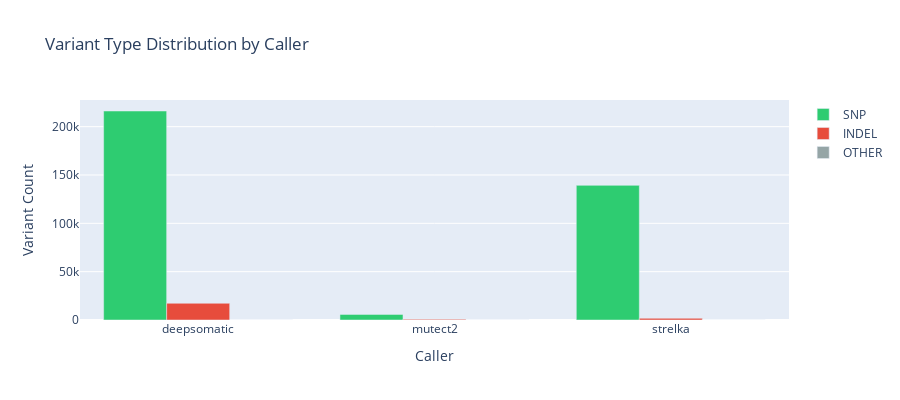
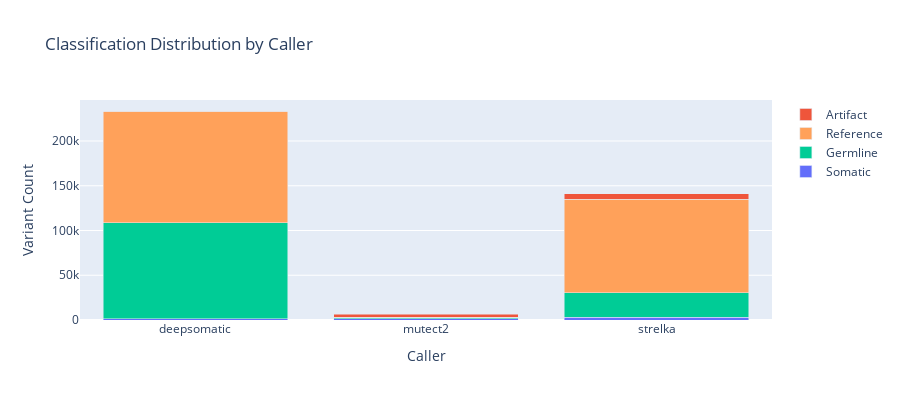

The cell these charts' notebook holds for them, in order:
### Code cell
# Visualize per-caller statistics
if per_caller_stats_df is not None and not per_caller_stats_df.empty:
    variant_calling_df = per_caller_stats_df[
        per_caller_stats_df["Stage"] == "variant_calling"
    ].copy()

    if not variant_calling_df.empty:
        # Create variant type distribution plot
        fig_variant_types = go.Figure()

        tools = variant_calling_df["Tool"].unique()

        for var_type, color in [
            ("SNP", "#2ecc71"),
            ("INDEL", "#e74c3c"),
            ("OTHER", "#95a5a6"),
        ]:
            if var_type in variant_calling_df.columns:
                fig_variant_types.add_trace(
                    go.Bar(
                        name=var_type,
                        x=variant_calling_df["Tool"],
                        y=variant_calling_df[var_type],
                        marker_color=color,
                    )
                )

        fig_variant_types.update_layout(
            title="Variant Type Distribution by Caller",
            xaxis_title="Caller",
            yaxis_title="Variant Count",
            barmode="group",
            height=400,
        )
        fig_variant_types.show()

        # Create classification distribution plot
        fig_classification = go.Figure()

        for category in ["Somatic", "Germline", "Reference", "Artifact"]:
            if category in variant_calling_df.columns:
                color = CATEGORY_COLORS.get(category, "#7f8c8d")
                fig_classification.add_trace(
                    go.Bar(
                        name=category,
                        x=variant_calling_df["Tool"],
                        y=variant_calling_df[category],
                        marker_color=color,
                    )
                )

        fig_classification.update_layout(
            title="Classification Distribution by Caller",
            xaxis_title="Caller",
            yaxis_title="Variant Count",
            barmode="stack",
            height=400,
        )
        fig_classification.show()
else:
    print("⚠️  No data available for visualization.")

### Figure 1 — Plotly figure (JSON) as saved in the notebook; plotly's stock layout.template omitted (floating-point values rounded to 4 significant figures)
{"data": [{"marker": {"color": "#2ecc71"}, "name": "SNP", "type": "bar", "x": ["deepsomatic", "mutect2", "strelka"], "y": [216205, 5798, 139286]}, {"marker": {"color": "#e74c3c"}, "name": "INDEL", "type": "bar", "x": ["deepsomatic", "mutect2", "strelka"], "y": [17301, 701, 1752]}, {"marker": {"color": "#95a5a6"}, "name": "OTHER", "type": "bar", "x": ["deepsomatic", "mutect2", "strelka"], "y": [8, 15, 0]}], "layout": {"barmode": "group", "height": 400, "title": {"text": "Variant Type Distribution by Caller"}, "xaxis": {"title": {"text": "Caller"}}, "yaxis": {"title": {"text": "Variant Count"}}}}

### Figure 2 — Plotly figure (JSON) as saved in the notebook; plotly's stock layout.template omitted (floating-point values rounded to 4 significant figures)
{"data": [{"marker": {"color": "#636EFA"}, "name": "Somatic", "type": "bar", "x": ["deepsomatic", "mutect2", "strelka"], "y": [1656, 1617, 3151]}, {"marker": {"color": "#00CC96"}, "name": "Germline", "type": "bar", "x": ["deepsomatic", "mutect2", "strelka"], "y": [107178, 1097, 27344]}, {"marker": {"color": "#FFA15A"}, "name": "Reference", "type": "bar", "x": ["deepsomatic", "mutect2", "strelka"], "y": [124680, 85, 104498]}, {"marker": {"color": "#EF553B"}, "name": "Artifact", "type": "bar", "x": ["deepsomatic", "mutect2", "strelka"], "y": [0, 3715, 6045]}], "layout": {"barmode": "stack", "height": 400, "title": {"text": "Classification Distribution by Caller"}, "xaxis": {"title": {"text": "Caller"}}, "yaxis": {"title": {"text": "Variant Count"}}}}
